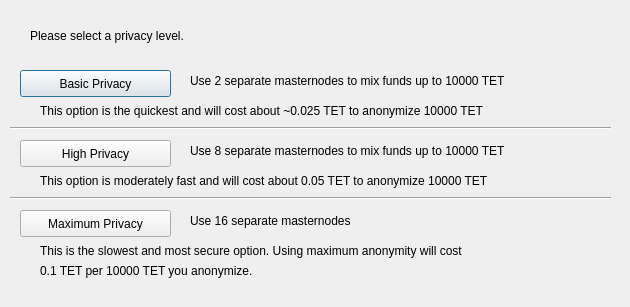
<?xml version="1.0" encoding="UTF-8"?>
<ui version="4.0">
 <class>PrivateSendConfig</class>
 <widget class="QDialog" name="PrivateSendConfig">
  <property name="geometry">
   <rect>
    <x>0</x>
    <y>0</y>
    <width>630</width>
    <height>307</height>
   </rect>
  </property>
  <property name="windowTitle">
   <string>Configure PrivateSend</string>
  </property>
  <widget class="QPushButton" name="buttonBasic">
   <property name="geometry">
    <rect>
     <x>20</x>
     <y>70</y>
     <width>151</width>
     <height>27</height>
    </rect>
   </property>
   <property name="text">
    <string>Basic Privacy</string>
   </property>
  </widget>
  <widget class="QPushButton" name="buttonHigh">
   <property name="geometry">
    <rect>
     <x>20</x>
     <y>140</y>
     <width>151</width>
     <height>27</height>
    </rect>
   </property>
   <property name="text">
    <string>High Privacy</string>
   </property>
  </widget>
  <widget class="QPushButton" name="buttonMax">
   <property name="geometry">
    <rect>
     <x>20</x>
     <y>210</y>
     <width>151</width>
     <height>27</height>
    </rect>
   </property>
   <property name="text">
    <string>Maximum Privacy</string>
   </property>
  </widget>
  <widget class="QLabel" name="label">
   <property name="geometry">
    <rect>
     <x>30</x>
     <y>20</y>
     <width>571</width>
     <height>31</height>
    </rect>
   </property>
   <property name="text">
    <string>Please select a privacy level.</string>
   </property>
  </widget>
  <widget class="QLabel" name="label_2">
   <property name="geometry">
    <rect>
     <x>190</x>
     <y>70</y>
     <width>421</width>
     <height>21</height>
    </rect>
   </property>
   <property name="text">
    <string>Use 2 separate masternodes to mix funds up to 10000 TET</string>
   </property>
  </widget>
  <widget class="QLabel" name="label_3">
   <property name="geometry">
    <rect>
     <x>190</x>
     <y>140</y>
     <width>411</width>
     <height>21</height>
    </rect>
   </property>
   <property name="text">
    <string>Use 8 separate masternodes to mix funds up to 10000 TET</string>
   </property>
  </widget>
  <widget class="QLabel" name="label_4">
   <property name="geometry">
    <rect>
     <x>190</x>
     <y>210</y>
     <width>421</width>
     <height>21</height>
    </rect>
   </property>
   <property name="text">
    <string>Use 16 separate masternodes</string>
   </property>
  </widget>
  <widget class="QLabel" name="label_6">
   <property name="geometry">
    <rect>
     <x>40</x>
     <y>100</y>
     <width>561</width>
     <height>21</height>
    </rect>
   </property>
   <property name="text">
    <string>This option is the quickest and will cost about ~0.025 TET to anonymize 10000 TET</string>
   </property>
  </widget>
  <widget class="QLabel" name="label_7">
   <property name="geometry">
    <rect>
     <x>40</x>
     <y>170</y>
     <width>561</width>
     <height>21</height>
    </rect>
   </property>
   <property name="text">
    <string>This option is moderately fast and will cost about 0.05 TET to anonymize 10000 TET</string>
   </property>
  </widget>
  <widget class="QLabel" name="label_8">
   <property name="geometry">
    <rect>
     <x>40</x>
     <y>240</y>
     <width>561</width>
     <height>21</height>
    </rect>
   </property>
   <property name="text">
    <string>This is the slowest and most secure option. Using maximum anonymity will cost</string>
   </property>
  </widget>
  <widget class="QLabel" name="label_9">
   <property name="geometry">
    <rect>
     <x>40</x>
     <y>260</y>
     <width>561</width>
     <height>21</height>
    </rect>
   </property>
   <property name="text">
    <string>0.1 TET per 10000 TET you anonymize.</string>
   </property>
  </widget>
  <widget class="Line" name="line">
   <property name="geometry">
    <rect>
     <x>10</x>
     <y>120</y>
     <width>601</width>
     <height>16</height>
    </rect>
   </property>
   <property name="orientation">
    <enum>Qt::Horizontal</enum>
   </property>
  </widget>
  <widget class="Line" name="line_2">
   <property name="geometry">
    <rect>
     <x>10</x>
     <y>190</y>
     <width>601</width>
     <height>16</height>
    </rect>
   </property>
   <property name="orientation">
    <enum>Qt::Horizontal</enum>
   </property>
  </widget>
 </widget>
 <resources/>
 <connections/>
</ui>
